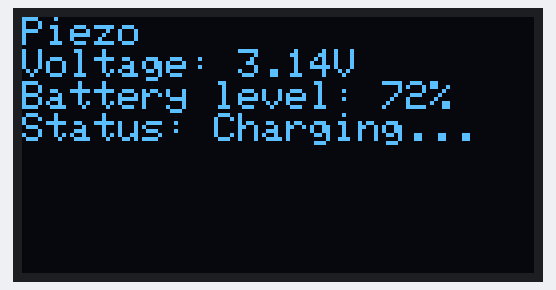
Bench run of a sketch on a simulated Arduino Uno, built with avr-gcc and run on an emulated ATmega328P. On the bench: 128×64 one-colour display. What the sketch prints to the serial monitor is not drawn.

Above: at 3.1 s.

The sketch:

SF_Sowrov.ino
```cpp
/*
 * Project for LSCC Science Fair 2025
 *
 * https://github.com/kazi-rakib/RoboticsClub/Projects/ScienceFair25
 *
 * by Rakib Hasan
 */

// DISPLAY ====================================================================
#include <Wire.h>
#include <Adafruit_GFX.h>
#include <Adafruit_SSD1306.h>

// 'batman', 32x13px
const unsigned char batman [] PROGMEM = {
    0x00, 0x00, 0x00, 0x00, 0x00, 0x60, 0x06, 0x00, 0x01, 0xc1, 0x83, 0x80, 0x07, 0xc3, 0xc3, 0xe0,
    0x0f, 0xe3, 0xc7, 0xf0, 0x0f, 0xff, 0xff, 0xf0, 0x1f, 0xff, 0xff, 0xf8, 0x1f, 0xff, 0xff, 0xf8,
    0x0f, 0xff, 0xff, 0xf0, 0x0f, 0x3b, 0xdc, 0xf0, 0x06, 0x01, 0x80, 0x60, 0x03, 0x01, 0x80, 0xc0,
    0x00, 0x00, 0x00, 0x00
};

#define SCREEN_WIDTH 128 // OLED display width, in pixels
#define SCREEN_HEIGHT 64 // OLED display height, in pixels

// ------------------- For i2c -------------------
//// Declaration for an SSD1306 display connected to I2C (SDA, SCL pins)
#define OLED_RESET     -1 // Reset pin # (or -1 if sharing Arduino reset pin)
#define SCREEN_ADDRESS 0x3C
Adafruit_SSD1306 display(SCREEN_WIDTH, SCREEN_HEIGHT, &Wire, OLED_RESET);


void setup() {
  // DISPLAY ====================================================================
    Serial.begin(115200);

  delay(2000);
  Serial.println(F("Starting!"));

  // ------------------- For SPI -------------------
  // SSD1306_SWITCHCAPVCC = generate display voltage from 3.3V internally
//  if(!display.begin(SSD1306_SWITCHCAPVCC)) {
//    Serial.println(F("SSD1306 allocation failed"));
//    for(;;); // Don't proceed, loop forever
//  }

//  ------------------- For i2c -------------------
//  // SSD1306_SWITCHCAPVCC = generate display voltage from 3.3V internally
  if(!display.begin(SSD1306_SWITCHCAPVCC, SCREEN_ADDRESS)) {
    Serial.println(F("SSD1306 allocation failed"));
    for(;;); // Don't proceed, loop forever
  }
  Serial.println(F("Initialized!"));

  // Show initial display buffer contents on the screen --
  display.clearDisplay();
  display.drawBitmap(0, 0, batman, 32, 13, WHITE);

  display.display();

  delay(1000);

}

void loop() {
  display.clearDisplay();

  // DISPLAY =====================================================
  display.setTextSize(1.5);
  display.setTextColor(WHITE);
  display.setCursor(0, 0);
  // display.println("ROBOTICS CLUB");
  // display.setTextSize(1);
  display.println("Piezo\nVoltage: 3.14V");
  display.println("Battery level: 72%");
  display.println("Status: Charging...");

  display.display();

  delay(2000); // let the visitors see his/her own height for 20 seconds

}
```
